Frame 1 (no input): blank canvas, image omitted
Frame 60 (the mouse pressed at the canvas centre just before this capture): blank canvas, image omitted
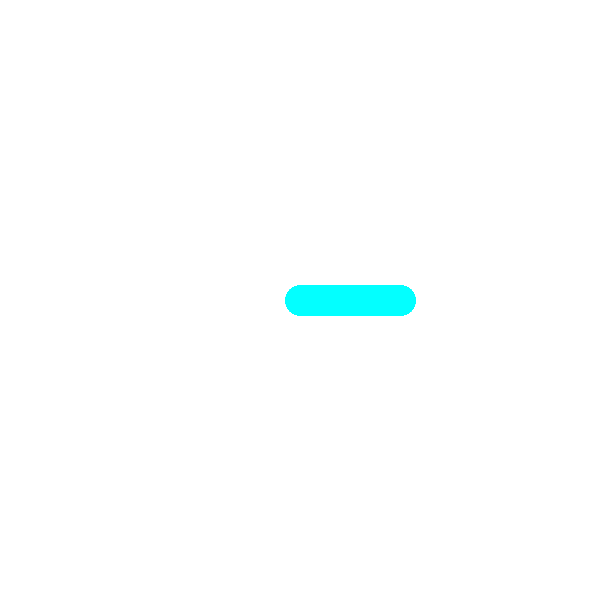
Frame 120 (the mouse held since frame 60 and released just before this capture)

The Processing sketch whose frames 1 and 60 were blank and that drew this single picture after the mouse press (run headless with seeded random() and noise(); from frame 60 on, the mouse is pressed at the canvas centre):

// Processing sketch: processing_42651
// ── processing_42651.pde

	
void setup(){
size(600,600);
background(255); 
}

void draw() 

{ 
  
  
   if (mousePressed) {
    stroke(second(), mouseX,255 );
    strokeWeight(30);
    line(mouseX+0, mouseY, mouseX+100, mouseY );
  println(second());

}
 


}
